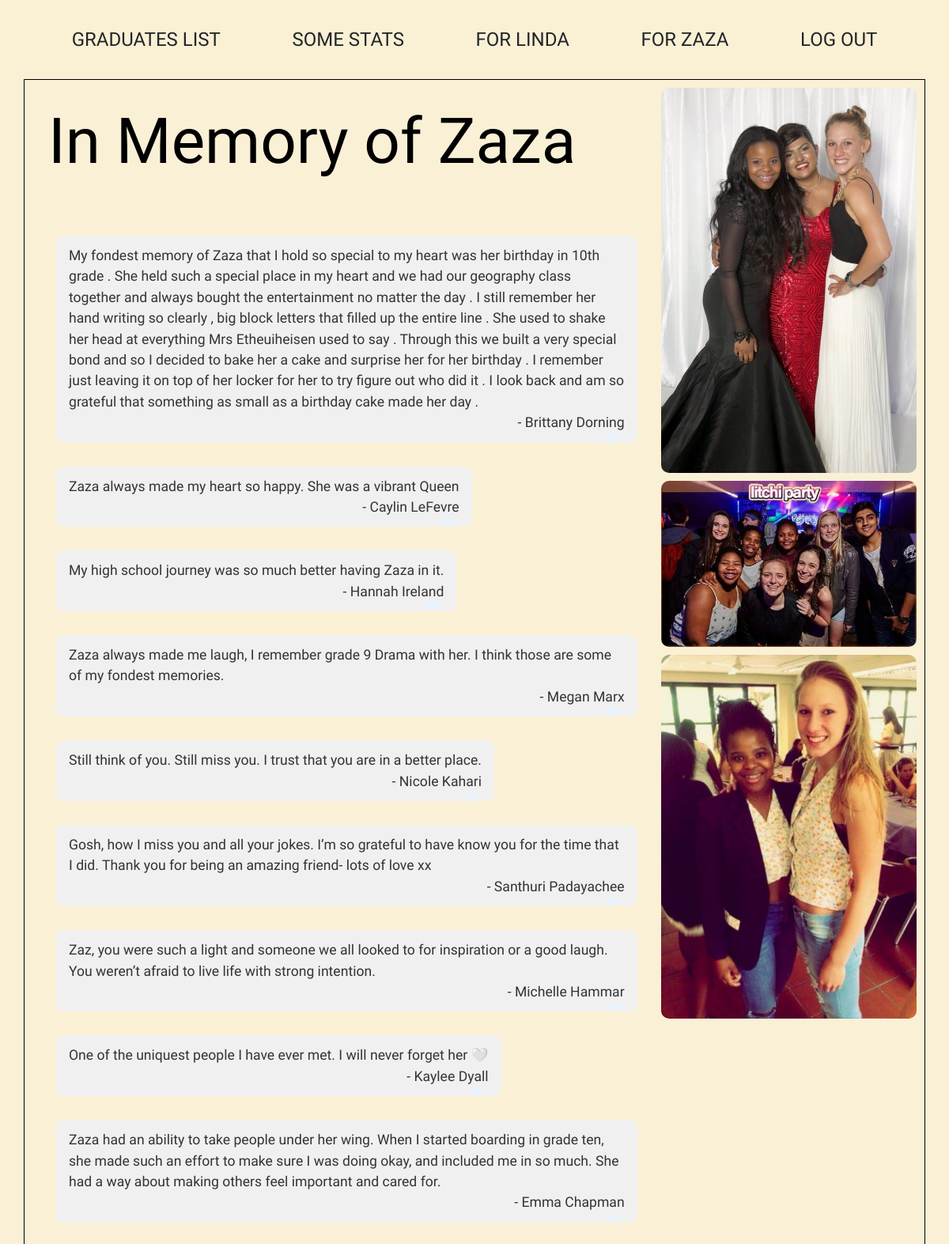
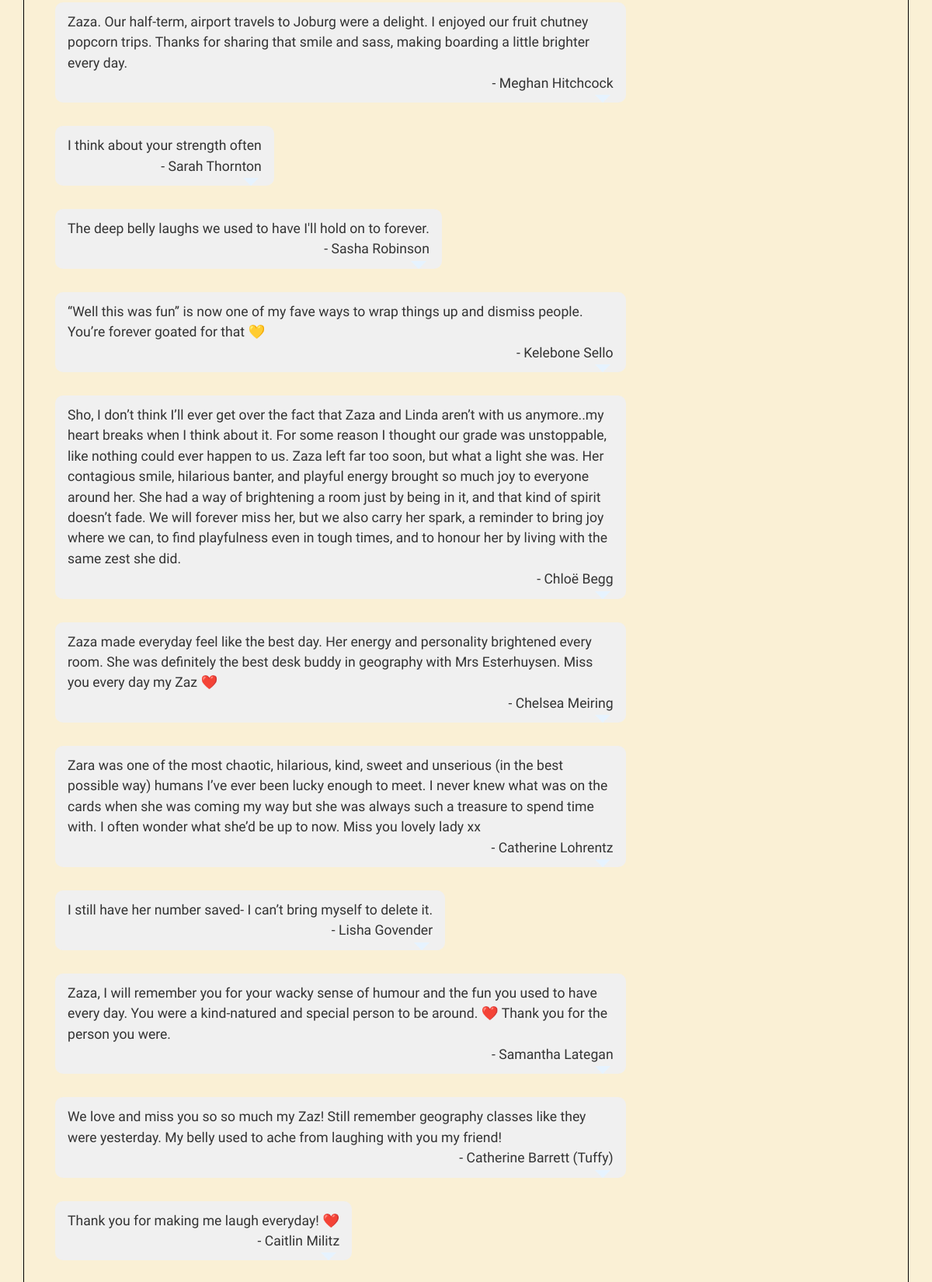
The page /memoriam/zaza (signed in) on the database its author committed (2 pictures, top to bottom).
### network/models.py (models this page shows, shortened)
class Graduate(models.Model):
    name = models.TextField()
    maiden_name = models.TextField(blank=True, null=True)
    pronouns = models.TextField(blank=True, null=True)
    city = models.TextField(blank=True, null=True)
    industry = models.TextField(blank=True, null=True)
    gen_description = models.TextField(blank=True, null=True)
    hobbies = models.TextField(blank=True, null=True)
    q1 = models.TextField(blank=True, null=True)
    q2 = models.TextField(blank=True, null=True)
    q3 = models.TextField(blank=True, null=True)
    q4 = models.TextField(blank=True, null=True)
    q5 = models.TextField(blank=True, null=True)
    q6 = models.TextField(blank=True, null=True)
    q7 = models.TextField(blank=True, null=True)
    q8 = models.TextField(blank=True, null=True)
    q9 = models.TextField(blank=True, null=True)
    q10 = models.TextField(blank=True, null=True)
    contact = models.TextField(blank=True, null=True)
    school_years = models.IntegerField(blank=True, null=True)
    countries = models.IntegerField(blank=True, null=True)
    jobs = models.IntegerField(blank=True, null=True)
    tattoos = models.IntegerField(blank=True, null=True)
    married = models.BooleanField(default=False)
    babies = models.IntegerField(blank=True, null=True)
    for_zaza = models.TextField(blank=True, null=True)
    for_linda = models.TextField(blank=True, null=True)
    spotify = models.TextField(blank=True, null=True)

### network/views.py (the view)
# urls.py: path("memoriam/<str:person>", views.memoriam, name="memoriam"),
@login_required
def memoriam(request, person):
    grads = Graduate.objects.all()
    for_linda = []
    for_zaza = []
    if person == "linda":
        for grad in grads:
            if grad.for_linda:
                for_linda.append([grad.for_linda,grad.name])
        list = for_linda
        folder_path = os.path.join(settings.BASE_DIR, 'network', 'static', 'linda')
        files = sorted(
            [f for f in os.listdir(folder_path) if os.path.isfile(os.path.join(folder_path, f)) and not f.startswith('.') ]
        )
        file_urls1 = [f'linda/{f}' for f in files[0:6]]
        file_urls2 = [f'linda/{f}' for f in files[6:]]
    elif person == "zaza":
        for grad in grads:
            if grad.for_zaza:
                for_zaza.append([grad.for_zaza,grad.name])
        list = for_zaza
        folder_path = os.path.join(settings.BASE_DIR, 'network', 'static', 'zaza')
        files = sorted(
            [f for f in os.listdir(folder_path) if os.path.isfile(os.path.join(folder_path, f)) and not f.startswith('.') ]
        )
        file_urls1 = [f'zaza/{f}' for f in files[0:7]]
        file_urls2 = [f'zaza/{f}' for f in files[7:]]
    else:
        list = None
        file_urls1 = None
        file_urls2 = None
    return render(request, "network/memoriam.html", {
        "person": person.capitalize(),
        "memoriam_list": list,
        "imgs": [file_urls1, file_urls2]
    })

### network/templates/network/memoriam.html (shortened to what this page needs)
{% extends "network/layout.html" %}
{% load static %}
{% block body %}
    <div class="full-container">
        <div class="top-row">
            <div class="message-container-new">
                <h1 class="name">In Memory of {{ person }}</h1>
                {% for message in memoriam_list %}
                    <div class="speech-bubble">
                        {{ message.0 }}
                             <br>
                        <span id="by-line">- {{ message.1 }}</span>
                    </div>
                {% endfor %}
            </div>
            <div class="photo-container">
                {% for image in imgs.0 %}
                    <img src="{% static image %}" alt="">
                {% endfor %}
            </div>
        </div>
    </div>
{% endblock %}

### network/templates/network/layout.html (shortened to what this page needs)
{% load static %}
<!DOCTYPE html>
<html lang="en">
    <head>
        <link rel="stylesheet" href="https://stackpath.bootstrapcdn.com/bootstrap/4.4.1/css/bootstrap.min.css">
        <link href="{% static 'network/styles.css' %}?v=28" rel="stylesheet">
    </head>
    <body class="new-full-body">
        <nav>
            <div>
              <ul class="navbar">
                {% if user.is_authenticated %}
                    <li class="nav-item-new">
                     <a class="nav-link-new" href="{% url 'index' %}">GRADUATES LIST</a>
                    </li>
                    <li class="nav-item-new">
                     <a class="nav-link-new" href="{% url 'summary' %}">SOME STATS</a>
                    </li>
                    <li class="nav-item-new">
                     <a class="nav-link-new" href="{% url 'memoriam' person="linda" %}">FOR LINDA</a>
                    </li>
                    <li class="nav-item-new">
                     <a class="nav-link-new" href="{% url 'memoriam' person="zaza" %}">FOR ZAZA</a>
                    </li>
                    <li class="nav-item-new">
                        <a class="nav-link-new" href="{% url 'logout' %}">LOG OUT</a>
                    </li>
                {% endif %}
              </ul>
            </div>
          </nav>
        <div class="new-body">
            {% block body %}
            {% endblock %}
        </div>
    </body>
</html>

### network/static/network/styles.css (style rules this page uses)
.speech-bubble { position: relative; background: #f0f0f0; border-radius: 10px; padding: 12px 16px; width: fit-content; font-family: inherit; font-size: inherit; color: #333; display: inline-block; margin: 10px; }
.speech-bubble::after { content: ""; position: absolute; right: 20px; bottom: -10px; width: 0; height: 0; border: 10px solid transparent; border-top-color: #e6f3ff; }
#by-line { display: block; text-align: right; }
.full-container { width: 100%; margin: 0 auto; display: flex; flex-direction: column; gap: 20px; }
.top-row { display: flex; gap: 20px; align-items: stretch; }
.photo-container { width: 30%; display: flex; flex-direction: column; gap: 10px; }
.photo-container img { width: 100%; border-radius: 10px; object-fit: cover; }
.new-full-body { background-color: rgba(245, 225, 171, 0.49); }
.new-body { padding: 10px 10px; font-size: 1.1rem; font-family: "Roboto Condensed", sans-serif; font-optical-sizing: auto; font-weight: 350; font-style: normal; width: 95%; height: 90%; margin: 0 auto; margin-bottom: 30px; border: 1.5px solid black; background-color: rgb(255, 255, 255, 0); }
.name { display: block; justify-content: left; text-align: left; font-family: "Caladea", serif; font-size: 5rem; font-weight: 400; font-style: normal; color: black; }
nav { background-color: rgba(245, 225, 171, 0.03); padding: 2rem 0; font-family: "Gayathri", sans-serif; font-style: normal; font-weight: 400; }
.navbar { list-style: none; display: flex; justify-content: space-evenly; align-items: center; margin: 0; padding: 0; width: 100%; }
.navbar a { text-decoration: none; color: inherit; font-size: 1.5rem; font-weight: 400; transition: font-size 0.5s ease; }
.message-container-new { width: 70%; display: flex; flex-direction: column; gap: 10px; margin-left: 20px; padding-top: 20px; }

### rows shown on the page
Graduate: for_zaza "My fondest memory of Zaza that I hold so special to my heart was her birthday in 10th grade . She held such a special place in my heart and we had our geography class together and always bought the entertainment no matter the day . I still remember her hand writing so clearly , big block letters that filled up the entire line . She used to shake her head at everything Mrs Etheuiheisen used to say . Through this we built a very special bond and so I decided to bake her a cake and surprise her for her birthday . I remember just leaving it on top of her locker for her to try figure out who did it . I look back and am so grateful that something as small as a birthday cake made her day .", name "Brittany Dorning"
Graduate: for_zaza "Zaza always made my heart so happy. She was a vibrant Queen", name "Caylin LeFevre"
Graduate: for_zaza "My high school journey was so much better having Zaza in it.", name "Hannah Ireland"
Graduate: for_zaza "Zaza always made me laugh, I remember grade 9 Drama with her. I think those are some of my fondest memories.", name "Megan Marx"
Graduate: for_zaza "Still think of you. Still miss you. I trust that you are in a better place.", name "Nicole Kahari"
Graduate: for_zaza "Gosh, how I miss you and all your jokes. I’m so grateful to have know you for the time that I did. Thank you for being an amazing friend- lots of love xx", name "Santhuri Padayachee"
Graduate: for_zaza "Zaz, you were such a light and someone we all looked to for inspiration or a good laugh. You weren’t afraid to live life with strong intention.", name "Michelle Hammar"
Graduate: for_zaza "One of the uniquest people I have ever met. I will never forget her 🤍", name "Kaylee Dyall"
Graduate: for_zaza "Zaza had an ability to take people under her wing. When I started boarding in grade ten, she made such an effort to make sure I was doing okay, and included me in so much. She had a way about making others feel important and cared for.", name "Emma Chapman"
Graduate: for_zaza "Zaza. Our half-term, airport travels to Joburg were a delight. I enjoyed our fruit chutney popcorn trips. Thanks for sharing that smile and sass, making boarding a little brighter every day.", name "Meghan Hitchcock"
Graduate: for_zaza "I think about your strength often", name "Sarah Thornton"
Graduate: for_zaza "The deep belly laughs we used to have I'll hold on to forever.", name "Sasha Robinson"
Graduate: for_zaza "“Well this was fun” is now one of my fave ways to wrap things up and dismiss people. You’re forever goated for that 💛", name "Kelebone Sello"
Graduate: for_zaza "Sho, I don’t think I’ll ever get over the fact that Zaza and Linda aren’t with us anymore..my heart breaks when I think about it. For some reason I thought our grade was unstoppable, like nothing could ever happen to us. Zaza left far too soon, but what a light she was. Her contagious smile, hilarious banter, and playful energy brought so much joy to everyone around her. She had a way of brightening a room just by being in it, and that kind of spirit doesn’t fade. We will forever miss her, but we also carry her spark, a reminder to bring joy where we can, to find playfulness even in tough times, and to honour her by living with the same zest she did.", name "Chloë Begg"
Graduate: for_zaza "Zaza made everyday feel like the best day. Her energy and personality brightened every room. She was definitely the best desk buddy in geography with Mrs Esterhuysen. Miss you every day my Zaz ❤️", name "Chelsea Meiring"
Graduate: for_zaza "Zara was one of the most chaotic, hilarious, kind, sweet and unserious (in the best possible way) humans I’ve ever been lucky enough to meet. I never knew what was on the cards when she was coming my way but she was always such a treasure to spend time with. I often wonder what she’d be up to now. Miss you lovely lady xx", name "Catherine Lohrentz"
Graduate: for_zaza "I still have her number saved- I can’t bring myself to delete it.", name "Lisha Govender"
Graduate: for_zaza "Zaza, I will remember you for your wacky sense of humour and the fun you used to have every day. You were a kind-natured and special person to be around. ❤️ Thank you for the person you were.", name "Samantha Lategan"
Graduate: for_zaza "We love and miss you so so much my Zaz! Still remember geography classes like they were yesterday. My belly used to ache from laughing with you my friend!", name "Catherine Barrett (Tuffy)"
Graduate: for_zaza "Thank you for making me laugh everyday! ❤️", name "Caitlin Militz"

### other values the page prints
{{ person }} "Zaza"
